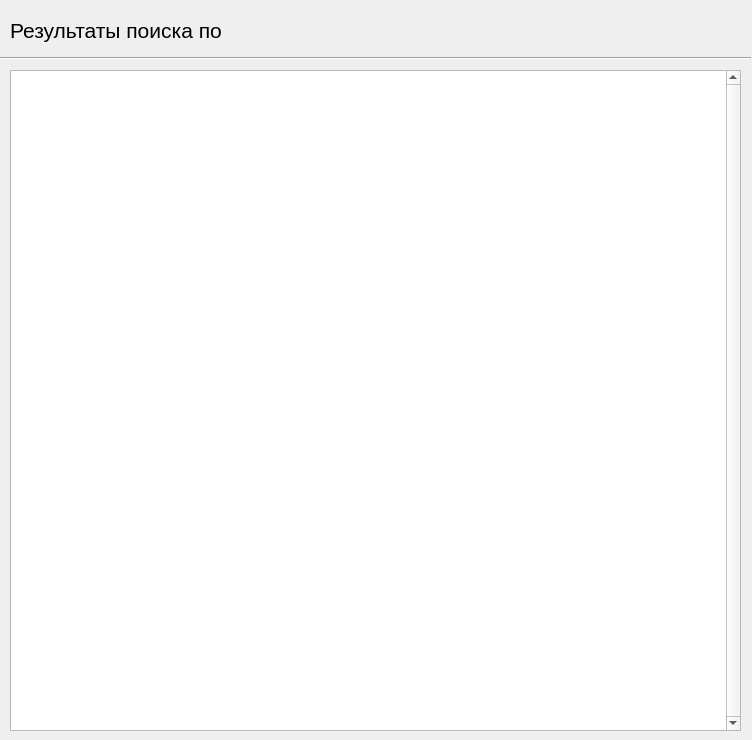
<?xml version="1.0" encoding="UTF-8"?>
<ui version="4.0">
 <class>SearchResults</class>
 <widget class="QMainWindow" name="SearchResults">
  <property name="windowModality">
   <enum>Qt::WindowModal</enum>
  </property>
  <property name="geometry">
   <rect>
    <x>0</x>
    <y>0</y>
    <width>752</width>
    <height>740</height>
   </rect>
  </property>
  <property name="sizePolicy">
   <sizepolicy hsizetype="Fixed" vsizetype="Fixed">
    <horstretch>0</horstretch>
    <verstretch>0</verstretch>
   </sizepolicy>
  </property>
  <property name="windowTitle">
   <string>MainWindow</string>
  </property>
  <widget class="QWidget" name="centralwidget">
   <widget class="QLabel" name="label">
    <property name="geometry">
     <rect>
      <x>10</x>
      <y>10</y>
      <width>721</width>
      <height>41</height>
     </rect>
    </property>
    <property name="font">
     <font>
      <pointsize>16</pointsize>
     </font>
    </property>
    <property name="text">
     <string>Результаты поиска по</string>
    </property>
   </widget>
   <widget class="Line" name="line">
    <property name="geometry">
     <rect>
      <x>0</x>
      <y>50</y>
      <width>751</width>
      <height>16</height>
     </rect>
    </property>
    <property name="orientation">
     <enum>Qt::Horizontal</enum>
    </property>
   </widget>
   <widget class="QListWidget" name="listWidget">
    <property name="geometry">
     <rect>
      <x>10</x>
      <y>70</y>
      <width>731</width>
      <height>661</height>
     </rect>
    </property>
    <property name="verticalScrollBarPolicy">
     <enum>Qt::ScrollBarAlwaysOn</enum>
    </property>
   </widget>
  </widget>
 </widget>
 <resources/>
 <connections/>
</ui>
